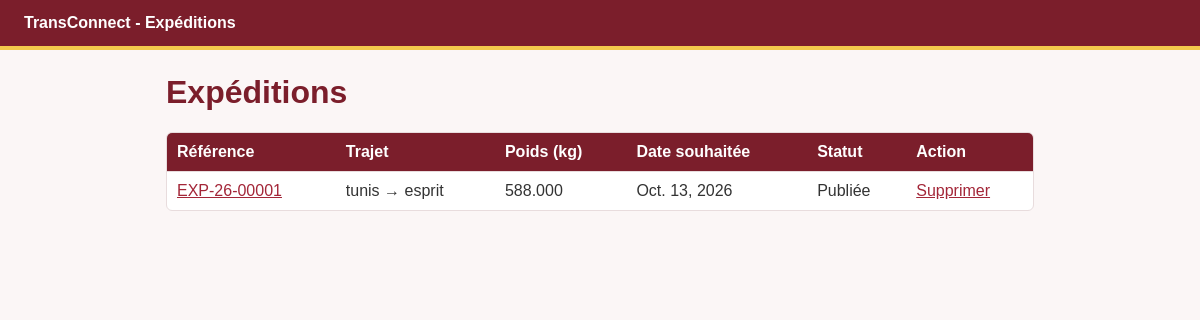
/expedition/list/, run on an earlier commit of the app's database.
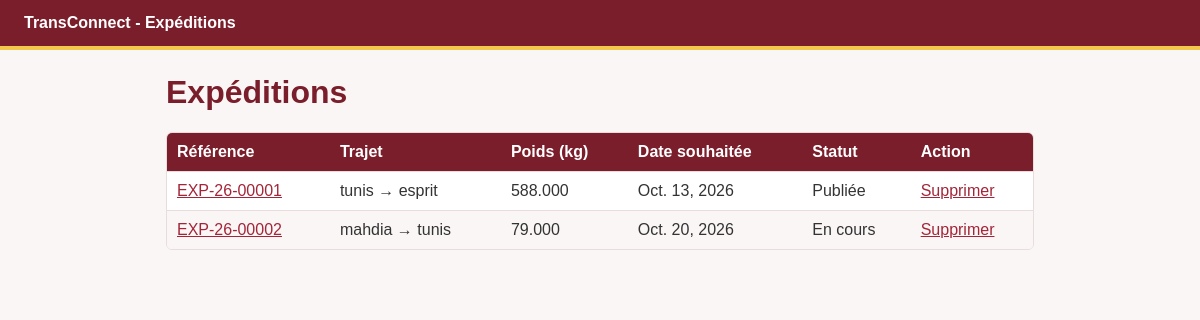
And on a later commit of the database.
### ExpeditionApp/models.py (models this page shows, shortened)
class Expedition(models.Model):
    STATUT_CHOICES = [
        ('publiee', 'Publiée'),
        ('attribuee', 'Attribuée'),
        ('en_cours', 'En cours'),
        ('livree', 'Livrée'),
        ('annulee', 'Annulée'),
    ]
    reference = models.CharField(max_length=20, unique=True, editable=False)
    ville_depart = models.CharField(max_length=100)
    ville_arrivee = models.CharField(max_length=100)
    poids_kg = models.DecimalField(
        max_digits=10,
        decimal_places=3,
        validators=[MinValueValidator(0.001, 'le poids doit être supérieur à 0kg')],
    )
    date_souhaitee = models.DateField()
    description = models.TextField(blank=True)
    statut = models.CharField(max_length=20, choices=STATUT_CHOICES, default='publiee')
    entreprise = models.ForeignKey(
        Entreprise,
        on_delete=models.CASCADE,
        related_name='expeditions',
        limit_choices_to={'type_entreprise': 'chargeur'},
    )
    created_at = models.DateTimeField(auto_now_add=True)
    updated_at = models.DateTimeField(auto_now=True)

### ExpeditionApp/views.py (the view)
# urls.py: path('list/', liste_expeditions, name='list'),
def liste_expeditions(request):
    return render(request, 'expedition/list.html', {'liste': Expedition.objects.all()})

### templates/expedition/list.html (shortened to what this page needs)
{% extends "expedition/base.html" %}
{% block content %}
<h1>Expéditions</h1>
<div class="table-container">
    <table class="expedition-table">
        <thead>
            <tr>
                <th scope="col">Référence</th>
                <th scope="col">Trajet</th>
                <th scope="col">Poids (kg)</th>
                <th scope="col">Date souhaitée</th>
                <th scope="col">Statut</th>
                <th scope="col">Action</th>
            </tr>
        </thead>
        <tbody>
            {% for expedition in liste %}
            <tr>
                <td><a href="{% url 'details' expedition.pk %}">{{ expedition.reference }}</a></td>
                <td>{{ expedition.ville_depart }} → {{ expedition.ville_arrivee }}</td>
                <td>{{ expedition.poids_kg }}</td>
                <td>{{ expedition.date_souhaitee }}</td>
                <td>{{ expedition.get_statut_display }}</td>
                <td><a href="{% url 'delete' expedition.pk %}">Supprimer</a></td>
            </tr>
            {% empty %}
            <tr><td colspan="6">Aucune expédition.</td></tr>
            {% endfor %}
        </tbody>
    </table>
</div>
{% endblock %}

### templates/expedition/base.html (shortened to what this page needs)
{% load static %}
<!DOCTYPE html>
<html lang="fr">
<head>
    <link rel="stylesheet" href="{% static 'expedition/css/expedition.css' %}">
</head>
<body>
    <nav class="site-nav"><a href="{% url 'list' %}">TransConnect - Expéditions</a></nav>
    <main>
        {% block content %}{% endblock %}
    </main>
</body>
</html>

### static/expedition/css/expedition.css (style rules this page uses)
:root { --color-primary: #7B1E2B; --color-secondary: #A32638; --color-accent: #F2C94C; --color-background: #FBF6F6; --color-surface: #fff; --color-text: #333; --color-border: #E8DCDD; }
* { box-sizing: border-box; }
body { margin: 0; background: var(--color-background); color: var(--color-text); font-family: Arial, sans-serif; }
.site-nav { padding: 14px 24px; background: var(--color-primary); border-bottom: 4px solid var(--color-accent); }
.site-nav a { color: var(--color-surface); font-weight: bold; text-decoration: none; }
main { max-width: 900px; margin: 24px auto; padding: 0 16px; }
h1 { color: var(--color-primary); }
a { color: var(--color-secondary); }
.table-container { overflow-x: auto; background: var(--color-surface); border: 1px solid var(--color-border); border-radius: 6px; }
.expedition-table { width: 100%; border-collapse: collapse; text-align: left; }
.expedition-table th { padding: 10px; background: var(--color-primary); color: var(--color-surface); }
.expedition-table td { padding: 10px; border-top: 1px solid var(--color-border); }
.expedition-table tbody tr:nth-child(even) { background: var(--color-background); }

What changed in the data, as far as the page shows it:
added Expedition: reference "EXP-26-00002", ville_depart "mahdia", ville_arrivee "tunis", poids_kg "79.000", date_souhaitee "Oct. 20, 2026", statut "En cours"
